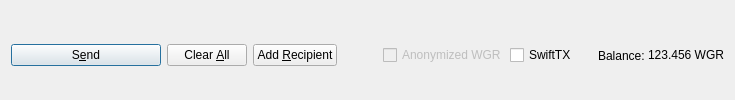
         <widget class="QFrame" name="frame_Send">
          <layout class="QHBoxLayout" name="horizontalLayout">
           <property name="bottomMargin">
            <number>0</number>
           </property>
           <item>
            <widget class="QPushButton" name="sendButton">
             <property name="minimumSize">
              <size>
               <width>150</width>
               <height>0</height>
              </size>
             </property>
             <property name="toolTip">
              <string>Confirm the send action</string>
             </property>
             <property name="text">
              <string>S&amp;end</string>
             </property>
             <property name="icon">
              <iconset resource="../wagerr.qrc">
               <normaloff>:/icons/send</normaloff>:/icons/send</iconset>
             </property>
             <property name="autoDefault">
              <bool>false</bool>
             </property>
             <property name="default">
              <bool>true</bool>
             </property>
            </widget>
           </item>
           <item>
            <widget class="QPushButton" name="clearButton">
             <property name="sizePolicy">
              <sizepolicy hsizetype="Minimum" vsizetype="Fixed">
               <horstretch>0</horstretch>
               <verstretch>0</verstretch>
              </sizepolicy>
             </property>
             <property name="toolTip">
              <string>Clear all fields of the form.</string>
             </property>
             <property name="text">
              <string>Clear &amp;All</string>
             </property>
             <property name="icon">
              <iconset resource="../wagerr.qrc">
               <normaloff>:/icons/remove</normaloff>:/icons/remove</iconset>
             </property>
             <property name="autoDefault">
              <bool>false</bool>
             </property>
            </widget>
           </item>
           <item>
            <widget class="QPushButton" name="addButton">
             <property name="toolTip">
              <string>Send to multiple recipients at once</string>
             </property>
             <property name="text">
              <string>Add &amp;Recipient</string>
             </property>
             <property name="icon">
              <iconset resource="../wagerr.qrc">
               <normaloff>:/icons/add</normaloff>:/icons/add</iconset>
             </property>
             <property name="autoDefault">
              <bool>false</bool>
             </property>
            </widget>
           </item>
           <item>
            <spacer name="horizontalSpacer">
             <property name="orientation">
              <enum>Qt::Horizontal</enum>
             </property>
             <property name="sizeHint" stdset="0">
              <size>
               <width>40</width>
               <height>20</height>
              </size>
             </property>
            </spacer>
           </item>
           <item>
            <layout class="QHBoxLayout" name="horizontalLayout_2">
             <property name="spacing">
              <number>3</number>
             </property>
             <item>
              <widget class="QCheckBox" name="checkzWGR">
               <property name="enabled">
                <bool>false</bool>
               </property>
               <property name="text">
                <string>Anonymized WGR</string>
               </property>
              </widget>
             </item>
             <item>
              <widget class="QCheckBox" name="checkSwiftTX">
               <property name="enabled">
                <bool>true</bool>
               </property>
               <property name="minimumSize">
                <size>
                 <width>85</width>
                 <height>0</height>
                </size>
               </property>
               <property name="text">
                <string>SwiftTX</string>
               </property>
              </widget>
             </item>
             <item>
              <widget class="QLabel" name="label">
               <property name="text">
                <string>Balance:</string>
               </property>
              </widget>
             </item>
             <item>
              <widget class="QLabel" name="labelBalance">
               <property name="sizePolicy">
                <sizepolicy hsizetype="Preferred" vsizetype="Fixed">
                 <horstretch>0</horstretch>
                 <verstretch>0</verstretch>
                </sizepolicy>
               </property>
               <property name="cursor">
                <cursorShape>IBeamCursor</cursorShape>
               </property>
               <property name="text">
                <string notr="true">123.456 WGR</string>
               </property>
               <property name="textInteractionFlags">
                <set>Qt::LinksAccessibleByMouse|Qt::TextSelectableByKeyboard|Qt::TextSelectableByMouse</set>
               </property>
              </widget>
             </item>
            </layout>
           </item>
          </layout>
         </widget>
